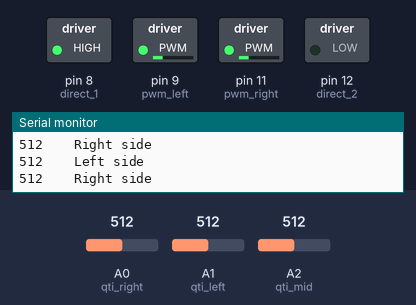
Recording of a sketch running on a simulated Arduino Uno, built with avr-gcc and run on an emulated ATmega328P. Shown: switched loads named in the sketch (green lamp = pin HIGH), the last lines printed to the serial monitor. The inputs (shaded band) are chosen by the test bench; at power-on: A0 (qti_right) = 512, A1 (qti_left) = 512, A2 (qti_mid) = 512.

Above: at 1.2 s.
1.3 s: A0 (qti_right) set to 716
At 1.9 s:
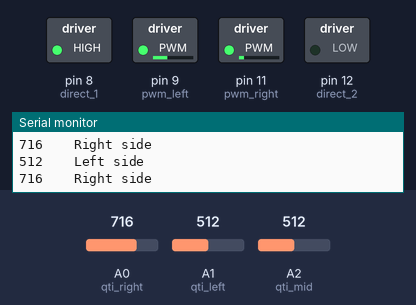
2.8 s: A0 (qti_right) set to 615
5.8 s: A0 (qti_right) set to 586
At 6.6 s:
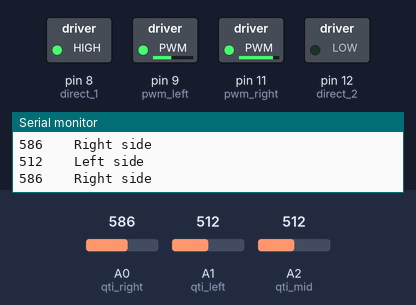
7.3 s: A1 (qti_left) set to 590
10.3 s: A1 (qti_left) set to 615
At 11.3 s:
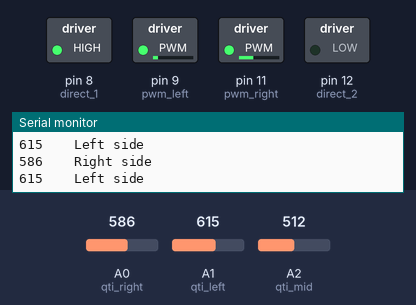
11.8 s: A1 (qti_left) set to 511
At 12.5 s:
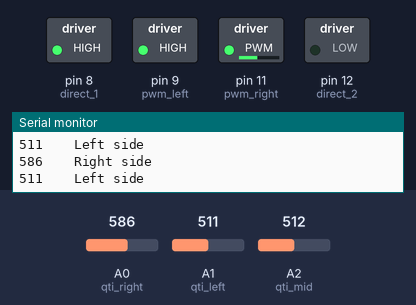
Timing chart, 0 to 14.3 s (numbered marks = the images above; inputs shaded):
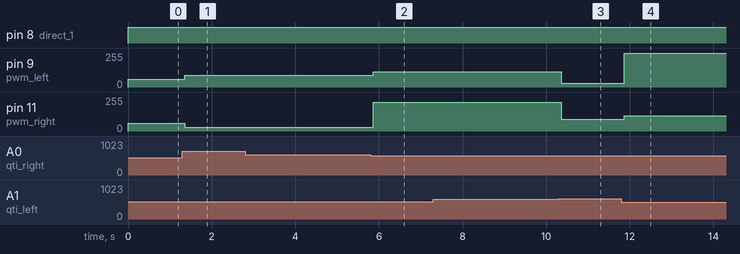

The sketch:

basic_line_follower_3_0.ino
```cpp
/*
 * Nana Abekah                    *
 * Sometime mid March(20s), 2018  *
 * CETA basic line follower       *
*/


//motors and sensors ports
const int pwm_left = 9;
const int pwm_right = 11;
const int direct_1 = 8;
const int direct_2 = 12;
const int qti_right = A0;
const int qti_left = A1;
const int qti_mid = A2;

// qti clear value;
const int qtiOn = 600;
const int qtiOff = 60;
//Motor speeds
const int on_track_power = 200;
const int off_track_power = 90;
const int straight_power = 215;

void setup() {
  // put your setup code here, to run once:
  pinMode(pwm_left, OUTPUT);
  pinMode(pwm_right, OUTPUT);
  pinMode(direct_1, OUTPUT);
  pinMode(direct_2, OUTPUT);
  pinMode(qti_right, INPUT_PULLUP);//Check to make sure this works
  pinMode(qti_left, INPUT_PULLUP);
  pinMode(qti_mid, INPUT_PULLUP);
  Serial.begin(9600);
}
int rs, ls;
bool left, right = false;
bool chk = false;
void loop() {
  // put your main code here, to run repeatedly:
  int right_val = analogRead(qti_right);
  int left_val = analogRead(qti_left);
  int mid_val =  analogRead(qti_mid);

  Serial.print(right_val);
  Serial.println("    Right side");
  Serial.print(left_val);
  Serial.println("    Left side");
  if(left_val > qtiOn || right_val > qtiOn){
    if(right_val > qtiOn  && left_val > qtiOn){
      //right_motors(straight_power);
      //left_motors(straight_power);
      rs = 0;
      ls = 0;
      right = false;
      left = false;
    }
    else if(left_val > qtiOn && right_val < qtiOn){
      rs = 30;
      ls = -30;
      left = true;
      right = false;
    }
    else /*(right_val > qtiClear )*/{
      rs = -30;
      ls = 30;
      right = true;
      left = false;
    }
  }else if(right_val < qtiOn && left_val < qtiOn ){
    if(left){
      rs = 55;
      ls = -100;
    }else if(right){
      rs = -100;
      ls = 55;
    }
    right = false;
    left = false;
    chk = true;
  }

  right_motors(60 + rs);
  left_motors(60 + ls);
/*
  while(chk == true && (analogRead(qti_left) < qtiOn || analogRead(qti_right) < qtiOn)) {
    chk = false;
  }
*/
  /*Serial.print("Left Val: ");
  Serial.print(left_val);
  Serial.print("  Right Val: ");
  Serial.println(right_val);
  delay(1000);*/

}

void left_motors(int power){
   digitalWrite(direct_1, HIGH);
   digitalWrite(direct_2, LOW);
   analogWrite(pwm_left, power);
}

void right_motors(int power){
   digitalWrite(direct_1, HIGH);
   digitalWrite(direct_2, LOW);
   analogWrite(pwm_right, power);
}
```

Measured:
- the behaviour switches between 600 and 599 on A0 (qti_right) (found by bisection; images 1 and 2)
- the behaviour switches between 600 and 601 on A1 (qti_left) (found by bisection; images 2 and 3)
- after the input at 1.3 s, pin 9 (pwm_left): 60/255 → 90/255 after 0.06 s; pin 11 (pwm_right): 60/255 → 30/255 after 0.06 s
- after the input at 5.8 s, pin 9 (pwm_left): 90/255 → 115/255 after 0.06 s; pin 11 (pwm_right): 30/255 → 216/255 after 0.06 s
- after the input at 10.3 s, pin 9 (pwm_left): 115/255 → 30/255 after 0.06 s; pin 11 (pwm_right): 216/255 → 90/255 after 0.06 s
- after the input at 11.8 s, pin 9 (pwm_left): 30/255 → 255/255 after 0.06 s; pin 11 (pwm_right): 90/255 → 115/255 after 0.06 s
